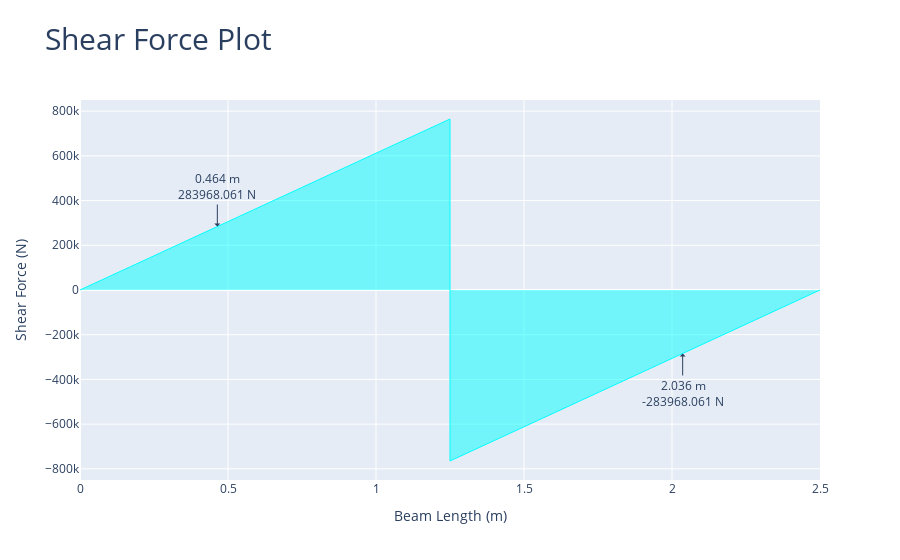

Source (notebook cell):
### Markdown cell above
#### Show the shear force diagram in y direction showing the design shear forces

### Code cell
fdn_design.plot_shear_force_Y()

### Figure 1 — Plotly figure (JSON) as saved in the notebook; plotly's stock layout.template omitted (floating-point values rounded to 4 significant figures; data arrays with more than 128 entries replaced by an {"elided": "..."} marker saying what was removed)
{"data": [{"fill": "tozeroy", "hovertemplate": "x: %{x:.3f} %{meta[0]}<br>f(x): %{y:.3f} %{meta[1]}", "line": {"color": "aqua", "width": 1}, "meta": ["m", "N"], "mode": "lines", "name": "Shear Force", "type": "scatter", "x": {"elided": "204 float values"}, "y": {"elided": "204 float values"}}], "layout": {"annotations": [{"arrowhead": 1, "ax": 0, "ay": -40, "showarrow": true, "text": "0.464 m<br>283968.061 N", "x": 0.464, "xref": "x", "y": 284000.0, "yref": "y"}, {"arrowhead": 1, "ax": 0, "ay": 40, "showarrow": true, "text": "2.036 m<br>-283968.061 N", "x": 2.036, "xref": "x", "y": -284000.0, "yref": "y"}], "title": {"font": {"size": 30}, "text": "Shear Force Plot"}, "xaxis": {"title": {"text": "Beam Length (m)"}}, "yaxis": {"title": {"text": "Shear Force (N)"}}}}
